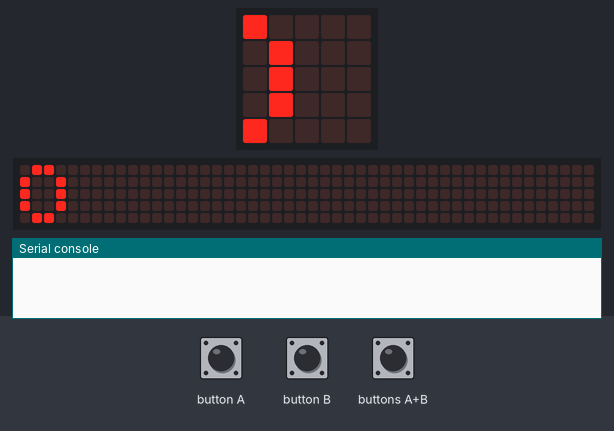
A program run on a simulated BBC micro:bit running MicroPython. Parts: the board's 5×5 LED display, a strip that is not on the board, showing the scrolling text unrolled, the last lines printed to the serial console. Inputs (shaded band) come from the test bench. No radio messages arrive unless stated (any console line starting 'radio sent:' is added by the test bench); the 48×5 strip is a reading aid, not a part: it shows the text the display is scrolling, unrolled, one strip-width of it at a time.

Above: at 1.2 s.
1.3 s: button B pressed for 0.15 s
At 1.67 s:
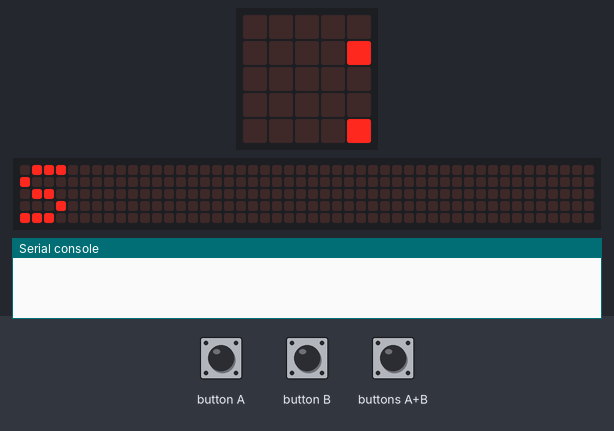
2.0 s: buttons A+B pressed for 0.15 s
2.7 s: button A pressed for 0.15 s
At 3.27 s:
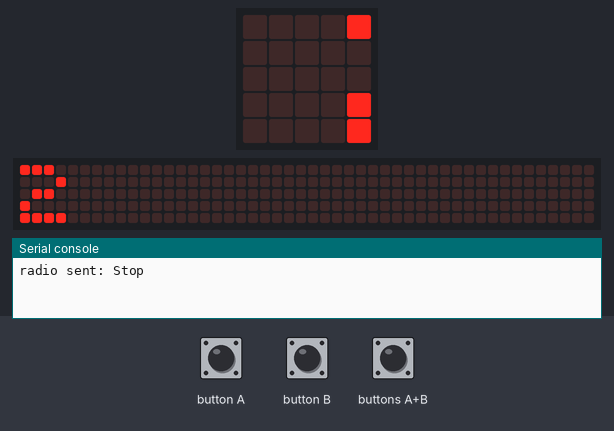
3.4 s: button A pressed for 1 s
At 4.62 s:
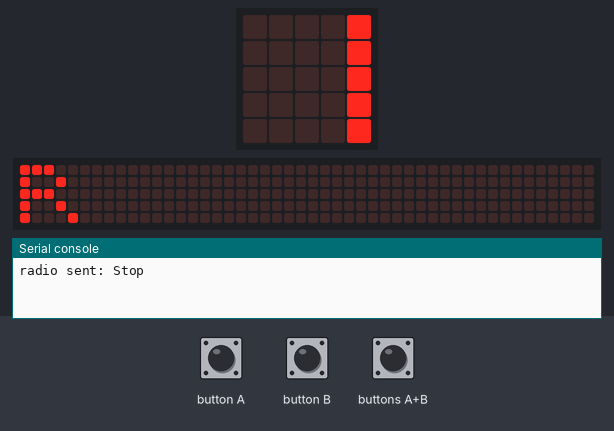
5.0 s: button B pressed for 1 s
6.6 s: buttons A+B pressed for 1 s
At 11.12 s:
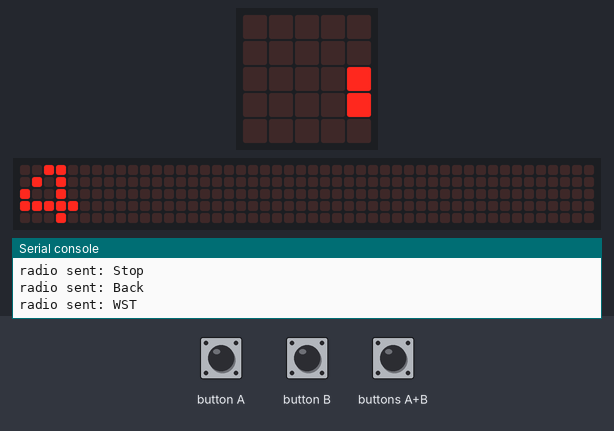

The program:

remote_v2.py
```python
from microbit import *
import radio
radio.on()

option = 0

while True:

    sleep(250)
    option = option + button_a.get_presses()
    display.scroll(str(option))
    if button_a.is_pressed() and button_b.is_pressed():
        option = 0
    elif button_b.was_pressed():
        if option == 0: #stop
            display.scroll("S")
            radio.send("Stop")
        elif option == 1:#fwd
            display.scroll("F")
            radio.send("Forward")
        elif option == 2:#bck
            display.scroll("R")
            radio.send("Back")
        elif option == 3:#Worlds smallest track
            display.scroll("WST")
            radio.send("WST")
        
```

Measured:
- after the input at 1.3 s, the display: first differs from a run without the input after 0.30 s (image 1)
